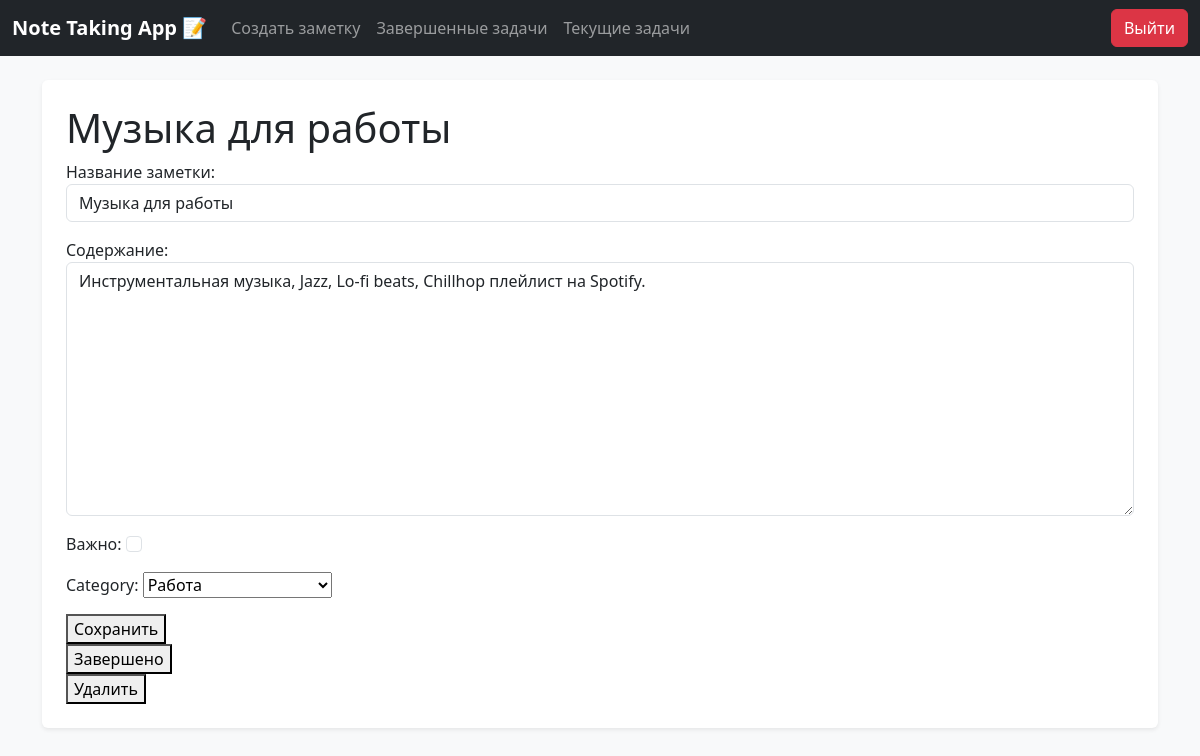
Page /todoread/12/ (signed in) on the committed database.
### todo/models.py (models this page shows, shortened)
class Todo(models.Model):
    title = models.CharField(max_length=256, verbose_name='Название заметки')
    content = models.TextField(blank=True, verbose_name='Содержание')
    time_create = models.DateTimeField(auto_now_add=True, verbose_name='Время создания')
    time_done = models.DateTimeField(null=True, blank=True, verbose_name='Время завершения')
    time_update = models.DateTimeField(auto_now=True, verbose_name='Время обновления')
    important = models.BooleanField(default=False, verbose_name='Важно')
    user = models.ForeignKey(User, on_delete=models.CASCADE)
    category = models.ForeignKey('Categories', on_delete=models.PROTECT,null=True, blank=True, verbose_name='Категория')
    class Meta:
        ordering = ['-time_create']
        indexes = [
            models.Index(fields=['-time_create'])
        ]

### todo/views.py (the view, shortened to what this page needs)
# urls.py: path('todoread/<int:todo_pk>/', views.todoread, name='todoread'),
@login_required
def todoread(request, todo_pk):
    read = get_object_or_404(Todo, pk=todo_pk, user=request.user)
    form_correct = ToDoForm(instance=read)
    return render(request, 'todo/todoread.html', {"list_todos": read, 'correct': form_correct})

### todo/forms.py
class ToDoForm(forms.ModelForm):
    category = forms.ModelChoiceField(queryset=Categories.objects.all(),empty_label='Выберите категорию',required=False
    )
    class Meta:
        model = Todo
        fields = ['title', 'content', 'important','category']
        widgets = {
            'title': forms.TextInput(attrs={'class': 'form-control'}),
            'content': forms.Textarea(attrs={'class': 'form-control','rows': 10, 'cols': 80,}),
            'important': forms.CheckboxInput(attrs={'class': 'form-check-input'}),
        }

### todo/models.py (called while the page is built)
    def __str__(self):
        return self.name

### todo/templates/todo/todoread.html (shortened to what this page needs)
{% extends 'base.html' %}
{% block content %}
<h1>{{ list_todos.title }}</h1>
<form method="post">
        {{ correct.as_p }}
    <button type="submit">Сохранить</button>
</form>
<form method="post", action="{% url 'tododone' list_todos.id %}">
    <button type="submit">Завершено</button>
</form>
<form method="post", action="{% url 'totoddelete' list_todos.id %}">
    <button type="submit">Удалить</button>
</form>
{% endblock %}

### todo/static/todo/css/style.css (style rules this page uses)
body { font-family: Arial, sans-serif; background-color: #f8f9fa; }

### rows in the picture
Todo: title "Музыка для работы", content "Инструментальная музыка, Jazz, Lo-fi beats, Chillhop плейлист на Spotify.", category "Работа"
